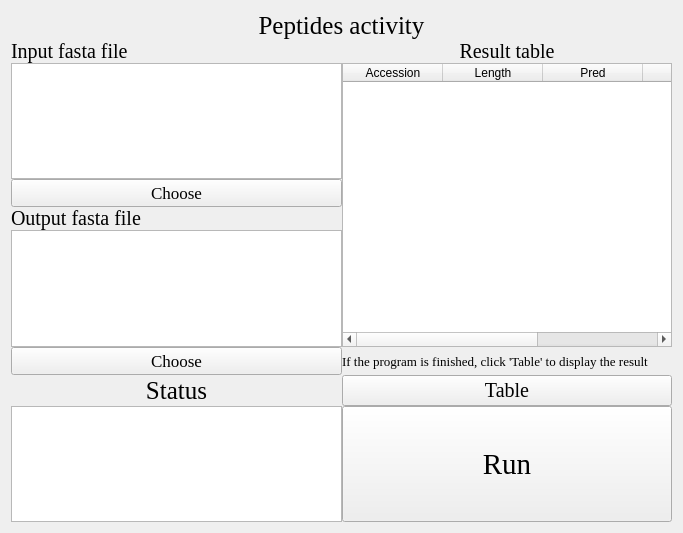
<?xml version="1.0" encoding="UTF-8"?>
<ui version="4.0">
 <class>Form</class>
 <widget class="QWidget" name="Form">
  <property name="geometry">
   <rect>
    <x>0</x>
    <y>0</y>
    <width>683</width>
    <height>533</height>
   </rect>
  </property>
  <property name="windowTitle">
   <string>Form</string>
  </property>
  <property name="styleSheet">
   <string notr="true">background-image: url(D:/tools/Pycharm/pyqt/logo/green_back.png);</string>
  </property>
  <layout class="QGridLayout" name="gridLayout_6">
   <item row="0" column="0">
    <layout class="QGridLayout" name="gridLayout">
     <property name="spacing">
      <number>0</number>
     </property>
     <item row="2" column="0">
      <widget class="QTextBrowser" name="textBrowser_2">
       <property name="styleSheet">
        <string notr="true">background-image: url(D:/Documents/Desktop/white.png)</string>
       </property>
      </widget>
     </item>
     <item row="1" column="0">
      <widget class="QLabel" name="label_2">
       <property name="font">
        <font>
         <family>Times New Roman</family>
         <pointsize>15</pointsize>
        </font>
       </property>
       <property name="text">
        <string>Input fasta file</string>
       </property>
       <property name="alignment">
        <set>Qt::AlignLeading|Qt::AlignLeft|Qt::AlignVCenter</set>
       </property>
      </widget>
     </item>
     <item row="0" column="0" colspan="2">
      <widget class="QLabel" name="label">
       <property name="font">
        <font>
         <family>Times New Roman</family>
         <pointsize>19</pointsize>
        </font>
       </property>
       <property name="text">
        <string>Peptides activity</string>
       </property>
       <property name="alignment">
        <set>Qt::AlignCenter</set>
       </property>
      </widget>
     </item>
     <item row="4" column="0">
      <widget class="QLabel" name="label_3">
       <property name="font">
        <font>
         <family>Times New Roman</family>
         <pointsize>15</pointsize>
        </font>
       </property>
       <property name="text">
        <string>Output fasta file</string>
       </property>
       <property name="alignment">
        <set>Qt::AlignLeading|Qt::AlignLeft|Qt::AlignVCenter</set>
       </property>
      </widget>
     </item>
     <item row="5" column="0">
      <widget class="QTextBrowser" name="textBrowser_3">
       <property name="styleSheet">
        <string notr="true">background-image: url(D:/Documents/Desktop/white.png)</string>
       </property>
      </widget>
     </item>
     <item row="3" column="0">
      <widget class="QPushButton" name="pushButton_2">
       <property name="font">
        <font>
         <family>Times New Roman</family>
         <pointsize>13</pointsize>
        </font>
       </property>
       <property name="text">
        <string>Choose</string>
       </property>
      </widget>
     </item>
     <item row="6" column="0">
      <widget class="QPushButton" name="pushButton_3">
       <property name="font">
        <font>
         <family>Times New Roman</family>
         <pointsize>13</pointsize>
        </font>
       </property>
       <property name="text">
        <string>Choose</string>
       </property>
      </widget>
     </item>
     <item row="1" column="1">
      <widget class="QLabel" name="label_7">
       <property name="font">
        <font>
         <family>Times New Roman</family>
         <pointsize>15</pointsize>
        </font>
       </property>
       <property name="text">
        <string>Result table</string>
       </property>
       <property name="alignment">
        <set>Qt::AlignCenter</set>
       </property>
      </widget>
     </item>
     <item row="7" column="0">
      <widget class="QLabel" name="label_4">
       <property name="font">
        <font>
         <family>Times New Roman</family>
         <pointsize>19</pointsize>
        </font>
       </property>
       <property name="text">
        <string>Status</string>
       </property>
       <property name="alignment">
        <set>Qt::AlignCenter</set>
       </property>
      </widget>
     </item>
     <item row="8" column="0">
      <widget class="QTextBrowser" name="textBrowser">
       <property name="styleSheet">
        <string notr="true">background-image: url(D:/Documents/Desktop/white.png)</string>
       </property>
      </widget>
     </item>
     <item row="2" column="1" rowspan="4">
      <widget class="QTableWidget" name="tableWidget">
       <property name="styleSheet">
        <string notr="true">background-image: url(D:/Documents/Desktop/white.png)</string>
       </property>
       <column>
        <property name="text">
         <string>Accession</string>
        </property>
       </column>
       <column>
        <property name="text">
         <string>Length</string>
        </property>
       </column>
       <column>
        <property name="text">
         <string>Pred</string>
        </property>
       </column>
       <column>
        <property name="text">
         <string>Score</string>
        </property>
       </column>
       <column>
        <property name="text">
         <string>Type</string>
        </property>
       </column>
      </widget>
     </item>
     <item row="6" column="1">
      <widget class="QLabel" name="label_6">
       <property name="font">
        <font>
         <family>Times New Roman</family>
         <pointsize>10</pointsize>
        </font>
       </property>
       <property name="text">
        <string>If the program is finished, click 'Table' to display the result</string>
       </property>
       <property name="alignment">
        <set>Qt::AlignLeading|Qt::AlignLeft|Qt::AlignVCenter</set>
       </property>
      </widget>
     </item>
     <item row="7" column="1">
      <widget class="QPushButton" name="pushButton_4">
       <property name="sizePolicy">
        <sizepolicy hsizetype="Minimum" vsizetype="Expanding">
         <horstretch>0</horstretch>
         <verstretch>0</verstretch>
        </sizepolicy>
       </property>
       <property name="font">
        <font>
         <family>Times New Roman</family>
         <pointsize>15</pointsize>
        </font>
       </property>
       <property name="text">
        <string>Table</string>
       </property>
      </widget>
     </item>
     <item row="8" column="1">
      <widget class="QPushButton" name="pushButton">
       <property name="sizePolicy">
        <sizepolicy hsizetype="Expanding" vsizetype="Expanding">
         <horstretch>0</horstretch>
         <verstretch>0</verstretch>
        </sizepolicy>
       </property>
       <property name="font">
        <font>
         <family>Times New Roman</family>
         <pointsize>22</pointsize>
        </font>
       </property>
       <property name="styleSheet">
        <string notr="true">background-image: url(D:/Documents/Desktop/white.png)</string>
       </property>
       <property name="text">
        <string>Run</string>
       </property>
      </widget>
     </item>
    </layout>
   </item>
  </layout>
 </widget>
 <resources/>
 <connections/>
</ui>
